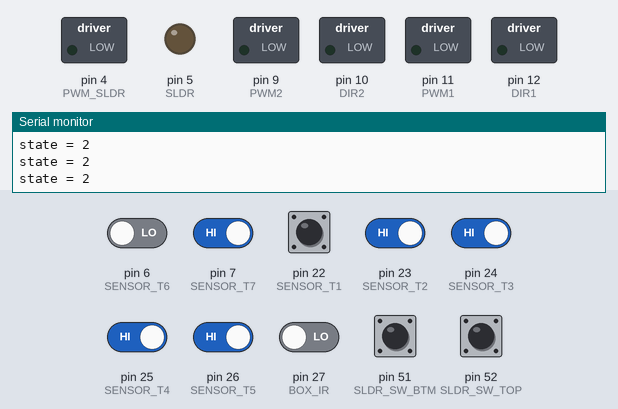
The sketch below on a simulated Arduino Mega 2560, built with avr-gcc and run on an emulated ATmega2560. Shown: switched loads named in the sketch (green lamp = pin HIGH), output pins drawn as LEDs (lit = HIGH), the last lines printed to the serial monitor. The test bench sets the inputs (shaded band); at power-on: pin 7 (SENSOR_T7), pin 22 (SENSOR_T1), pin 23 (SENSOR_T2), pin 24 (SENSOR_T3), pin 25 (SENSOR_T4), pin 26 (SENSOR_T5) HIGH, pin 6 (SENSOR_T6), pin 27 (BOX_IR), pin 51 (SLDR_SW_BTM), pin 52 (SLDR_SW_TOP) LOW. Pins used as bus, display or sensor lines are not drawn.

Above: at 1.2 s.
1.3 s: pin 22 (SENSOR_T1) pulsed LOW 5 times (0.12 s each, 0.3 s apart)
At 2.38 s:
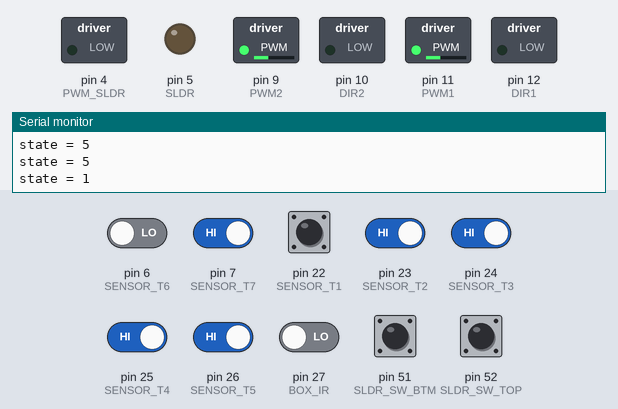
4.3 s: pin 6 (SENSOR_T6) driven HIGH and pin 7 (SENSOR_T7) driven LOW and pin 22 (SENSOR_T1) driven LOW and pin 23 (SENSOR_T2) driven LOW and pin 24 (SENSOR_T3) driven LOW
At 5.5 s:
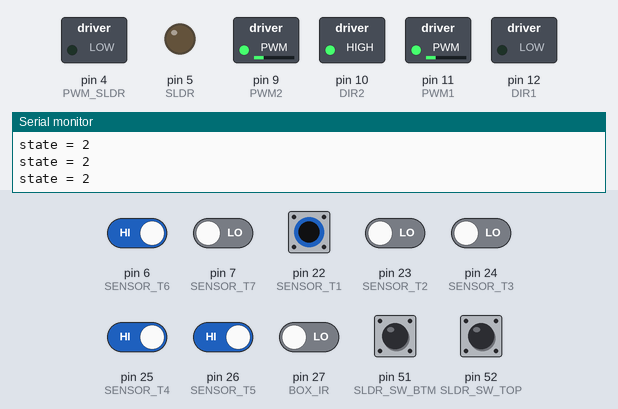
5.8 s: pin 7 (SENSOR_T7) driven HIGH
At 6.7 s:
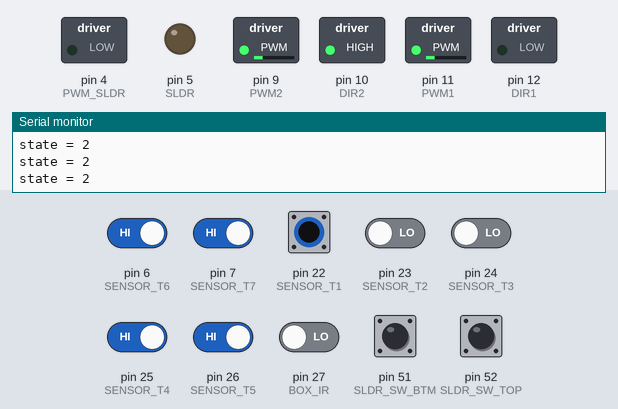
7.3 s: pin 25 (SENSOR_T4) driven LOW
At 8.5 s:
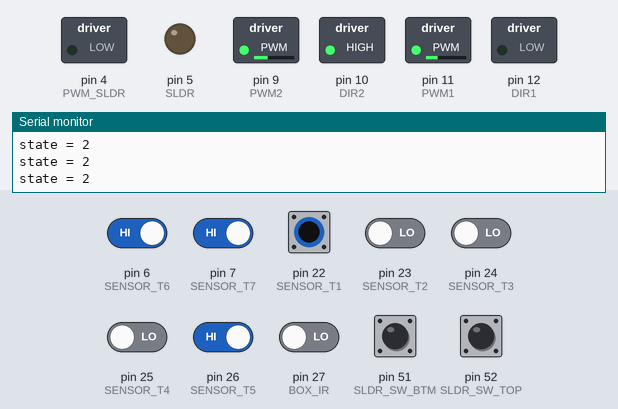
8.8 s: pin 26 (SENSOR_T5) driven LOW
At 10.0 s:
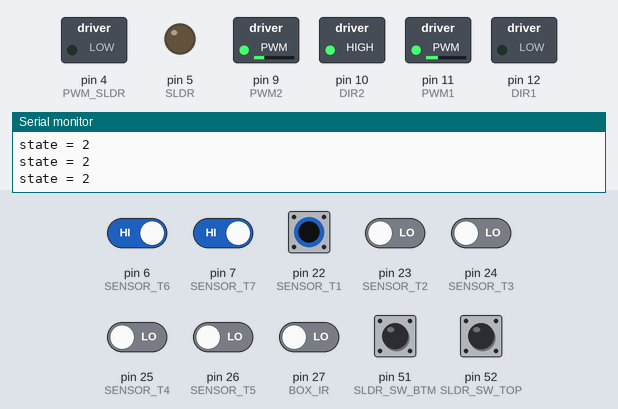
10.3 s: pin 6 (SENSOR_T6) driven LOW
At 10.9 s:
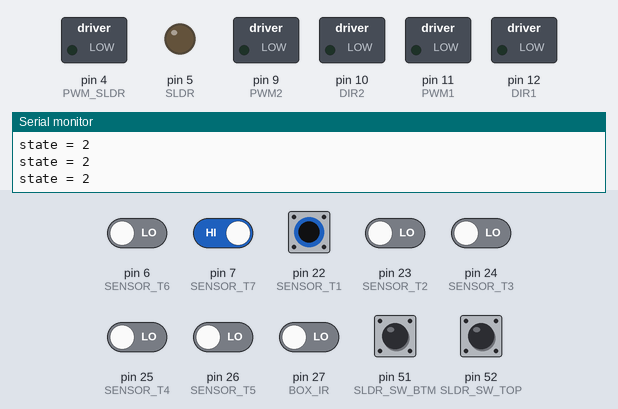
Timing chart, 0 to 12.8 s (numbered marks = the images above; inputs shaded):
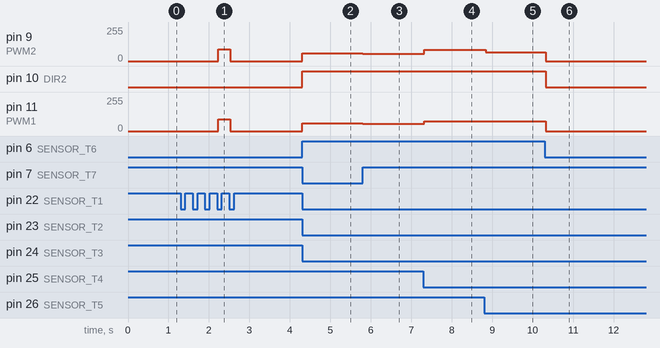

Measured:
- after the input at 1.3 s, pin 9 (PWM2), pin 11 (PWM1): 0/255 → 90/255 after 0.93 s, → 0/255 0.30 s later
- after the input at 4.3 s, pin 9 (PWM2), pin 11 (PWM1): 0/255 → 60/255 at once; pin 10 (DIR2): LOW → HIGH at once
- after the input at 5.8 s, pin 9 (PWM2), pin 11 (PWM1): 60/255 → 55/255 at once
- after the input at 7.3 s, pin 9 (PWM2): 55/255 → 85/255 at once; pin 11 (PWM1): 55/255 → 73/255 at once
- after the input at 8.8 s, pin 9 (PWM2): 85/255 → 65/255 at once; pin 11 (PWM1): 73/255 → 75/255 at once
- after the input at 10.3 s, pin 9 (PWM2): 65/255 → 0/255 at once; pin 10 (DIR2): HIGH → LOW at once; pin 11 (PWM1): 75/255 → 0/255 at once

The sketch:

auto.ino
```cpp
//CEIT_Robot_2018 In Loas

int count_sensor = 0;// Count Line
int last_state_sensor = 0; //Check State before Count Line

//set PIN data of line direction sensor
#define  SENSOR_T1 22
#define  SENSOR_T2 23
#define  SENSOR_T3 24
#define  SENSOR_T4 25
#define  SENSOR_T5 26
#define  SENSOR_T6 6
#define  SENSOR_T7 7

//save to read the reperent from line sensor
int data_sensor_1 = 0;
int data_sensor_2 = 0;
int data_sensor_3 = 0;
int data_sensor_4 = 0;
int data_sensor_5 = 0;
int data_sensor_6 = 0;
int data_sensor_7 = 0;

// set PIN motor and power rolling
#define DIR1 12
#define DIR2 10
#define PWM1 11
#define PWM2 9

// in line speed
int pwm_l = 90;
int pwm_r = 90;

// turn in line speed
int pwmTurn_l = 45;
int pwmTurn_r = 45;

// uturn zone speed
int pwmUturn_l = 60;
int pwmUturn_r = 60;

// states of the robot
#define START 0
#define WAIT 1
#define GO 2
#define DROP_IN 3
#define DROP_OUT 4
#define BACK 5

// colors
#define GREEN 1
#define RED 0
#define BLUE 2

// initial state
int state = GO;
// initla box color
int color = GREEN;
// initial count for checkpoint count
int count = 0;

// IR Box detect
#define BOX_IR 27

// slider
#define PWM_SLDR 4
#define SLDR 5

// Switch
#define SLDR_SW_TOP 52
#define SLDR_SW_BTM 51

// Color Sensor
#define COLOR_S0 47
#define COLOR_S1 48
#define COLOR_S2 49
#define COLOR_S3 50
#define COLOR_SENSOR 53

void setup() {
  Serial.begin(9600);
  //line direction sensor
  pinMode(SENSOR_T1, INPUT);
  pinMode(SENSOR_T2, INPUT);
  pinMode(SENSOR_T3, INPUT);
  pinMode(SENSOR_T4, INPUT);
  pinMode(SENSOR_T5, INPUT);
  pinMode(SENSOR_T6, INPUT);
  pinMode(SENSOR_T7, INPUT);

  //motor and power rolling
  pinMode(DIR1, OUTPUT);
  pinMode(DIR2, OUTPUT);
  pinMode(PWM1, OUTPUT);
  pinMode(PWM2, OUTPUT);

  // Slider
  pinMode(PWM_SLDR, OUTPUT);
  pinMode(SLDR, OUTPUT);

  // Switches
  pinMode(SLDR_SW_TOP, INPUT);
  pinMode(SLDR_SW_BTM, INPUT);

  // Color Sensors
  pinMode(COLOR_S0, OUTPUT);
  pinMode(COLOR_S1, OUTPUT);
  pinMode(COLOR_S2, OUTPUT);
  pinMode(COLOR_S3, OUTPUT);
  pinMode(COLOR_SENSOR, INPUT);
  // Setting Color Sensor frequency scaling to 20%
  digitalWrite(COLOR_S0,HIGH);
  digitalWrite(COLOR_S1,LOW);


} //Ending setup fucntion

void loop() {
  Serial.print("state = ");
  Serial.println(state);

  switch(state) {
    case START:
      controlFollowLine(); //FollowLine
      if (detectCheckpoint()) {
        forward(0, 0);
        delay(1000);
        state = WAIT;
      }
      break;

    case WAIT:
      // replace with wait for infared sonsor
//      while (!hasBox()) {
//        forward(0, 0);
//        delay(100);
//      }

      do {
        delay(100);
      } while (digitalRead(BOX_IR));

      forward(pwm_l, pwm_r);
      delay(300);

      state = GO;

      // color = getBoxColor();

      // if (color != -1) {
//          state = GO;
      // } else {
      //   color = getBoxColor();
      // }

      break;
    case GO:
      controlFollowLine(); //FollowLine
      if (detectCheckpoint()) {
        delay(100);
        ++count;
      }
      // count == counts to go for color
      if (count == goCheckpointCount(GREEN)) {
//        delay(250);
        count = 0;
        state = DROP_IN;
      }
      break;

    case DROP_IN:
      forward(0, 0);

      // Drop the box(es)
      while (digitalRead(SLDR_SW_TOP)) {
        analogWrite(PWM_SLDR, 120);
        digitalWrite(SLDR, HIGH);
        delay(100);
      }

      analogWrite(PWM_SLDR, 0);

      state = DROP_OUT;

      break;

    case DROP_OUT:

      while (digitalRead(SLDR_SW_BTM)) {
        analogWrite(PWM_SLDR, 120);
        digitalWrite(SLDR, LOW);
        delay(100);
        controlFollowLine();
      }

      analogWrite(PWM_SLDR, 0);
//
//      forward(pwm_l, pwm_r);
//      delay(300);

      state = BACK;

      break;

    case BACK:
      controlFollowLine(); //FollowLine
      if (detectCheckpoint()) {
        delay(100);
        ++count;
      }
      if (count == backCheckpointCount(color)) {
        state = WAIT;
        color = changeToNextColor(color);
        count = 0;
      }

      break;
  }

//    controlFollowLine(); //FollowLine
//    control_Sensor(); //Read Data From Sensor

//  Serial.print("SENSOR_T1 : ");
//  Serial.println(data_sensor_1);
//  Serial.print("SENSOR_T2 : ");
//  Serial.println(data_sensor_2);
//  Serial.print("SENSOR_T3 : ");
//  Serial.println(data_sensor_3);
//  Serial.print("SENSOR_T4 : ");
//  Serial.println(data_sensor_4);
//  Serial.print("SENSOR_T5 : ");
//  Serial.println(data_sensor_5);
//  Serial.print("SENSOR_T6 : ");
//  Serial.println((!data_sensor_6));
//  Serial.print("SENSOR_T7 : ");
//  Serial.println(data_sensor_7);
//  Serial.println("-------------");
//  delay(500);

} //End_Loop

//control_Sensor
  void control_Sensor()
  {
    //Line Sensor
  data_sensor_1 = digitalRead(SENSOR_T1); // PIN 22
  data_sensor_2 = digitalRead(SENSOR_T2); // PIN 23
  data_sensor_3 = digitalRead(SENSOR_T3); // PIN 24
  data_sensor_4 = digitalRead(SENSOR_T4); // PIN 25
  data_sensor_5 = digitalRead(SENSOR_T5); // PIN 26
  data_sensor_6 = digitalRead(SENSOR_T6); // PIN 6
  data_sensor_7 = digitalRead(SENSOR_T7); // PIN 7
  }

// TODO: SENSOR_T3 is not working must change the new once
void controlFollowLine()
{
      control_Sensor();

      // always moving
      if ((!data_sensor_6 == 0) && (data_sensor_1 == 0) && (data_sensor_2 == 1) && (data_sensor_3 == 1) && (data_sensor_4 == 1)&& (data_sensor_5 == 0) && (data_sensor_7 == 0))
      {
              forward(pwm_l, pwm_r);
      }
      else if ((!data_sensor_6 == 0) && (data_sensor_1 == 1) && (data_sensor_2 == 1) && (data_sensor_3 == 1) && (data_sensor_4 == 1)&& (data_sensor_5 == 1) && (data_sensor_7 == 0))
      {
              forward(pwm_l, pwm_r);
      }
      else if ((!data_sensor_6 == 1) && (data_sensor_1 == 0) && (data_sensor_2 == 1) && (data_sensor_3 == 1) && (data_sensor_4 == 1)&& (data_sensor_5 == 0) && (data_sensor_7 == 1))
      {
              forward(pwm_l, pwm_r);
      }
      else if ((!data_sensor_6 == 1) && (data_sensor_1 == 0) && (data_sensor_2 == 0) && (data_sensor_3 == 1) && (data_sensor_4 == 1)&& (data_sensor_5 == 0) && (data_sensor_7 == 1))
      {
              forward(pwm_l, pwm_r);
      }
      else if ((!data_sensor_6 == 1) && (data_sensor_1 == 0) && (data_sensor_2 == 1) && (data_sensor_3 == 1) && (data_sensor_4 == 0)&& (data_sensor_5 == 0) && (data_sensor_7 == 1))
      {
              forward(pwm_l, pwm_r);
      }
      else if ((!data_sensor_6 == 1) && (data_sensor_1 == 0) && (data_sensor_2 == 0) && (data_sensor_3 == 1) && (data_sensor_4 == 0)&& (data_sensor_5 == 0) && (data_sensor_7 == 1))
      {
              forward(pwm_l, pwm_r);
      }
      else if  ((!data_sensor_6 == 0) && (data_sensor_1 == 0) && (data_sensor_2 == 1) && (data_sensor_3 == 1) && (data_sensor_4 == 1)&& (data_sensor_5 == 0) && (data_sensor_7 == 1))
      {
              forward(pwm_l, pwm_r);
      }
      else if  ((!data_sensor_6 == 0) && (data_sensor_1 == 0) && (data_sensor_2 == 0) && (data_sensor_3 == 1) && (data_sensor_4 == 1)&& (data_sensor_5 == 0) && (data_sensor_7 == 1))
      {
              forward(pwm_l, pwm_r);
      }
      // turn right in line
      else if ((!data_sensor_6 == 0) && (data_sensor_1 == 0) && (data_sensor_2 == 0) && (data_sensor_3 == 1) && (data_sensor_4 == 1)&& (data_sensor_5 == 0) && (data_sensor_7 == 0))
      {
        uturnRightZone(pwmTurn_l, pwmTurn_r);
      }
      // turn left in line
      else if ((!data_sensor_6 == 0) && (data_sensor_1 == 0) && (data_sensor_2 == 1) && (data_sensor_3 == 1) && (data_sensor_4 == 0)&& (data_sensor_5 == 0) && (data_sensor_7 == 0))
      {
        uturnLeftZone(pwmTurn_l, pwmTurn_r);
      }
      // turn right at the uturn zone
      else if ((!data_sensor_6 == 0) && (data_sensor_1 == 0) && (data_sensor_2 == 1) && (data_sensor_3 == 1) && (data_sensor_4 == 1)&& (data_sensor_5 == 1) && (data_sensor_7 == 0))
      {
        uturnRightZone(pwmUturn_l - 5, pwmUturn_r - 5);
      }
      else if ((!data_sensor_6 == 0) && (data_sensor_1 == 0) && (data_sensor_2 == 0) && (data_sensor_3 == 1) && (data_sensor_4 == 1)&& (data_sensor_5 == 1) && (data_sensor_7 == 0))
      {
        uturnRightZone(pwmUturn_l, pwmUturn_r);
        delay(5);
      }
      else if ((!data_sensor_6 == 0) && (data_sensor_1 == 0) && (data_sensor_2 == 0) && (data_sensor_3 == 0) && (data_sensor_4 == 1)&& (data_sensor_5 == 1) && (data_sensor_7 == 0))
      {
        uturnRightZone(pwmUturn_l, pwmUturn_r);
        delay(10);
      }
      else if ((!data_sensor_6 == 0) && (data_sensor_1 == 0) && (data_sensor_2 == 0) && (data_sensor_3 == 0) && (data_sensor_4 == 1)&& (data_sensor_5 == 1) && (data_sensor_7 == 1))
      {
        uturnRightZone(pwmUturn_l - 5, pwmUturn_r - 5);
        delay(20);
      }
      else if ((!data_sensor_6 == 0) && (data_sensor_1 == 0) && (data_sensor_2 == 0) && (data_sensor_3 == 0) && (data_sensor_4 == 0)&& (data_sensor_5 == 1) && (data_sensor_7 == 0))
      {
        uturnRightZone(pwmUturn_l, pwmUturn_r);
        delay(18);
      }
      else if ((!data_sensor_6 == 0) && (data_sensor_1 == 0) && (data_sensor_2 == 0) && (data_sensor_3 == 0) && (data_sensor_4 == 0)&& (data_sensor_5 == 1) && (data_sensor_7 == 1))
      {
        uturnRightZone(pwmUturn_l + 13, pwmUturn_r + 25);
        delay(35);
      }
      else if ((!data_sensor_6 == 0) && (data_sensor_1 == 0) && (data_sensor_2 == 0) && (data_sensor_3 == 0) && (data_sensor_4 == 0)&& (data_sensor_5 == 0) && (data_sensor_7 == 1))
      {
        uturnRightZone(pwmUturn_l + 15, pwmUturn_r + 5);
        delay(40);
      }
      //turn left at the uturn zone
       else if ((!data_sensor_6 == 0) && (data_sensor_1 == 1) && (data_sensor_2 == 1) && (data_sensor_3 == 1) && (data_sensor_4 == 1)&& (data_sensor_5 == 0) && (data_sensor_7 == 0))
      {
        uturnLeftZone(pwmUturn_l - 5, pwmUturn_r - 5);
      }
      else if ((!data_sensor_6 == 0) && (data_sensor_1 == 1) && (data_sensor_2 == 1) && (data_sensor_3 == 1) && (data_sensor_4 == 0)&& (data_sensor_5 == 0) && (data_sensor_7 == 0))
      {
        uturnLeftZone(pwmUturn_l - 5, pwmUturn_r - 5);
        delay(5);
      }
      else if ((!data_sensor_6 == 0) && (data_sensor_1 == 1) && (data_sensor_2 == 1) && (data_sensor_3 == 0) && (data_sensor_4 == 0)&& (data_sensor_5 == 0) && (data_sensor_7 == 0))
      {
        uturnLeftZone(pwmUturn_l, pwmUturn_r);
        delay(10);
      }
      else if ((!data_sensor_6 == 1) && (data_sensor_1 == 1) && (data_sensor_2 == 1) && (data_sensor_3 == 0) && (data_sensor_4 == 0)&& (data_sensor_5 == 0) && (data_sensor_7 == 0))
      {
        uturnLeftZone(pwmUturn_l, pwmUturn_r);
        delay(20);
      }
      else if ((!data_sensor_6 == 0) && (data_sensor_1 == 1) && (data_sensor_2 == 0) && (data_sensor_3 == 0) && (data_sensor_4 == 0)&& (data_sensor_5 == 0) && (data_sensor_7 == 0))
      {
        uturnLeftZone(pwmUturn_l, pwmUturn_r);
        delay(18);
      }
      else if ((!data_sensor_6 == 1) && (data_sensor_1 == 1) && (data_sensor_2 == 0) && (data_sensor_3 == 0) && (data_sensor_4 == 0)&& (data_sensor_5 == 0) && (data_sensor_7 == 0))
      {
        uturnLeftZone(pwmUturn_l + 25, pwmUturn_r + 13);
        delay(35);
      }
      else if ((!data_sensor_6 == 1) && (data_sensor_1 == 0) && (data_sensor_2 == 0) && (data_sensor_3 == 0) && (data_sensor_4 == 0)&& (data_sensor_5 == 0) && (data_sensor_7 == 0))
      {
        uturnLeftZone(pwmUturn_l + 5, pwmUturn_r + 15);
        delay(40);
      }
      else
      {
        forward(0, 0);
      }
      //delay(100);
} //end control follow line


bool detectCheckpoint()
  {
    bool isAtCheckpoint = false;

    if(data_sensor_1 != last_state_sensor  && data_sensor_2 != last_state_sensor && data_sensor_3 != last_state_sensor && data_sensor_4 != last_state_sensor && data_sensor_5 != last_state_sensor)
    {
      if(data_sensor_1 == 1 && data_sensor_2 == 1 && data_sensor_3 == 1 && data_sensor_4 == 1 && data_sensor_5 == 1)
      {
        isAtCheckpoint = true;
//        Serial.print("Line: ");
//        Serial.println(count_sensor);
      }
    }
    last_state_sensor = data_sensor_1 && data_sensor_2 && data_sensor_3 &&  data_sensor_4 && data_sensor_5;

    return isAtCheckpoint;
  }

bool dropInTurnSucceed() {
  control_Sensor();

  if ((!data_sensor_6 == 0) && (data_sensor_1 == 0) && (data_sensor_2 == 1) && (data_sensor_3 == 1) && (data_sensor_4 == 1)&& (data_sensor_5 == 0) && (data_sensor_7 == 0))
  {
    return true;
  }

  return false;
}

void forward(int pwm_l, int pwm_r)
{
  //left motor
  digitalWrite(DIR1, LOW);
  analogWrite(PWM1, pwm_l);
  //right motor
  digitalWrite(DIR2, LOW);
  analogWrite(PWM2, pwm_r);
} // End forward

void backward(int pwm_l, int pwm_r)
{
  //left motor
  digitalWrite(DIR1, HIGH);
  analogWrite(PWM1, pwm_l);
  //right motor
  digitalWrite(DIR2, HIGH);
  analogWrite(PWM2, pwm_r);
} // end backward


void uturnLeftZone (int pwm_l, int pwm_r)
{
  //left motor
  digitalWrite(DIR1, HIGH);
  analogWrite(PWM1, pwm_l);
  //right motor
  digitalWrite(DIR2, LOW);
  analogWrite(PWM2, pwm_r);
}

void uturnRightZone (int pwm_l, int pwm_r)
{
  //left motor
  digitalWrite(DIR1, LOW);
  analogWrite(PWM1, pwm_l);
  //right motor
  digitalWrite(DIR2, HIGH);
  analogWrite(PWM2, pwm_r);
}

int goCheckpointCount(int color) {
  switch(color) {
    case GREEN: return 2;
    case BLUE: return 3;
    case RED: return 1;
  }
}

int backCheckpointCount(int color) {
  switch(color) {
    case GREEN: return 2;
    case BLUE: return 1;
    case RED: return 3;
  }
}
// change current box color
int changeToNextColor(int color) {
    switch(color) {
    case GREEN: return RED;
    case RED: return BLUE;
    case BLUE: return GREEN;
  }
}

bool hasBox() {

  do {
    delay(100);
  } while (digitalRead(BOX_IR));

//  bool hasBox = false;
//  int hb_count;
//  int i;
//  for (i = 0; i < 3; i++) {
//    if (hasBox == !digitalRead(BOX_IR)) {
//      hb_count++;
//    } else {
//      hb_count = 0;
//      hasBox = !digitalRead(BOX_IR);
//    }
//    delay(75);
//  }
//
//  if (hb_count >= 3) {
//    return true;
//  }
//
//  return false;
}

bool sliderOnTop() {
  bool onTop = false;
  int sldr_count = 0;

  int i;
  for (i = 0; i < 5; i++) {
    if (onTop == !digitalRead(SLDR_SW_TOP)) {
      sldr_count++;
    } else {
      onTop = !digitalRead(SLDR_SW_TOP);
    }
    delay(75);
  }

  if (count >= 3) {
    return true;
  }

  return false;

}

bool sliderOnBottom() {
  bool onBottom = false;
  int sldr_count = 0;

  int i;
  for (i = 0; i < 5; i++) {
      if (onBottom == !digitalRead(SLDR_SW_TOP)) {
      sldr_count++;
    } else {
      onBottom = !digitalRead(SLDR_SW_TOP);
    }
    delay(75);
  }

  if (count >= 3) {
    return true;
  }

  return false;

}

int getBoxColor() {
  // Stores frequency read by the photodiodes
  int redFrequency = 0;
  int greenFrequency = 0;
  int blueFrequency = 0;

  // Stores the red. green and blue colors
  int redColor = 0;
  int greenColor = 0;
  int blueColor = 0;

  int color = GREEN;
  int color_count = 0;

  int i;
  for(i = 0; i < 5; i++) {
    // Setting RED (R) filtered photodiodes to be read
    digitalWrite(COLOR_S2,LOW);
    digitalWrite(COLOR_S3,LOW);

    // Reading the output frequency
    redFrequency = pulseIn(COLOR_SENSOR, LOW);
    // Remaping the value of the RED (R) frequency from 0 to 255
    // You must replace with your own values. Here's an example:
    redColor = map(redFrequency, 70, 120, 255,0);
    //  redColor = map(redFrequency, XX, XX, 255,0);

    // Printing the RED (R) value
    // Serial.print("R = ");
    // Serial.print(redColor);
    delay(100);

    // Setting GREEN (G) filtered photodiodes to be read
    digitalWrite(COLOR_S2,HIGH);
    digitalWrite(COLOR_S3,HIGH);

    // Reading the output frequency
    greenFrequency = pulseIn(COLOR_SENSOR, LOW);
    // Remaping the value of the GREEN (G) frequency from 0 to 255
    // You must replace with your own values. Here's an example:
    greenColor = map(greenFrequency, 100, 199, 255, 0);
  //  greenColor = map(greenFrequency, XX, XX, 255, 0);

    // Printing the GREEN (G) value
    // Serial.print(" G = ");
    // Serial.print(greenColor);
    // Serial.print(greenFrequency);
    delay(100);

    // Setting BLUE (B) filtered photodiodes to be read
    digitalWrite(COLOR_S2,LOW);
    digitalWrite(COLOR_S3,HIGH);

    // Reading the output frequency
    blueFrequency = pulseIn(COLOR_SENSOR, LOW);
    // Remaping the value of the BLUE (B) frequency from 0 to 255
    // You must replace with your own values. Here's an example:
    blueColor = map(blueFrequency, 38, 180, 255, 0);
  //  blueColor = map(blueFrequency, XX, XX, 255, 0);

    // Printing the BLUE (B) value
    // Serial.print(" B = ");
    // Serial.print(blueColor);
    delay(100);

    // Checks the current detected color and prints
    // a message in the serial monitor
    if(redColor > greenColor && redColor > blueColor){
      // Serial.println(" - RED detected!");
      if (color == RED) {
        color_count++;
      } else {
        color_count = 0;
        color = RED;
      }
    }else if(greenColor > redColor && greenColor > blueColor){
      // Serial.println(" - GREEN detected!");
      if (color == GREEN) {
        color_count++;
      } else {
        color_count = 0;
        color = GREEN;
      }
    }
    else if(blueColor > redColor && blueColor > greenColor){
      // Serial.println(" - BLUE detected!");
      if (color == BLUE) {
        color_count++;
      } else {
        color_count = 0;
        color = BLUE;
      }
    }
  }

  if (color_count >= 3) {
    return color;
  } else {
    return -1;
  }
}
```
